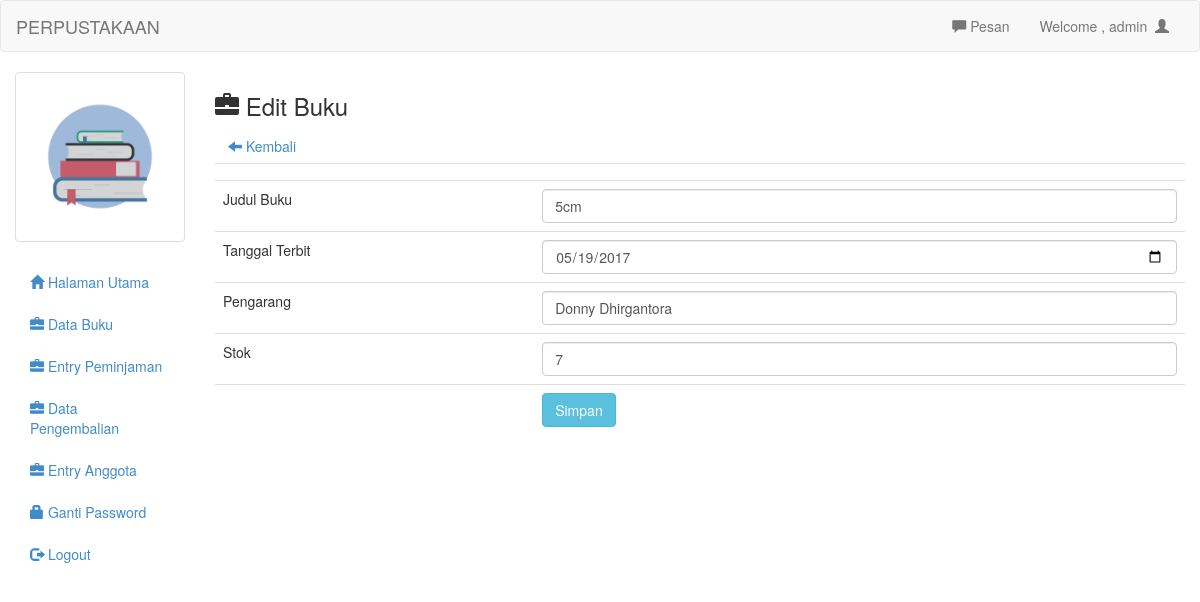
Page /admin/edit.php?kode_buku=1 (signed in) on the committed database.
### tables this page shows
CREATE TABLE `tb_buku` (
  `kode_buku` int(15) NOT NULL,
  `judul_buku` varchar(50) NOT NULL,
  `tanggal_terbit` varchar(50) NOT NULL,
  `pengarang` varchar(30) NOT NULL,
  `stok` int(11) NOT NULL
);

### admin/edit.php (the view, shortened to what this page needs)
<?php
include 'header.php';
?>
<h3><span class="glyphicon glyphicon-briefcase"></span>  Edit Buku</h3>
<a class="btn" href="barang.php"><span class="glyphicon glyphicon-arrow-left"></span>  Kembali</a>
<?php
$kode_buku=mysql_real_escape_string($_GET['kode_buku']);
$det=mysql_query("select * from tb_buku where kode_buku='$kode_buku'")or die(mysql_error());
while($d=mysql_fetch_array($det)){
?>
	<form action="update.php" method="post">
		<table class="table">
			<tr>
				<td></td>
				<td><input type="hidden" name="kode_buku" value="<?php echo $d['kode_buku'] ?>"></td>
			</tr>
			<tr>
				<td>Judul Buku</td>
				<td><input type="text" class="form-control" name="judul_buku" value="<?php echo $d['judul_buku'] ?>"></td>
			</tr>
			<tr>
				<td>Tanggal Terbit</td>
				<td><input type="date" class="form-control" name="tanggal_terbit" value="<?php echo $d['tanggal_terbit'] ?>"></td>
			</tr>
			<tr>
				<td>Pengarang</td>
				<td><input type="text" class="form-control" name="pengarang" value="<?php echo $d['pengarang'] ?>"></td>
			</tr>
			<tr>
				<td>Stok</td>
				<td><input type="text" class="form-control" name="stok" value="<?php echo $d['stok'] ?>"></td>
			</tr>
				<td></td>
				<td><input type="submit" class="btn btn-info" value="Simpan"></td>
		</table>
	</form>
	<?php
}
?>
<?php include 'footer.php'; ?>

### admin/header.php (shortened to what this page needs)
<!DOCTYPE html>
<html>
<head>
	<link rel="stylesheet" type="text/css" href="../assets/css/bootstrap.css">
	<link rel="stylesheet" type="text/css" href="../assets/js/jquery-ui/jquery-ui.css">
</head>
<body>
	<div class="navbar navbar-default">
		<div class="container-fluid">
			<div class="navbar-header">
				<a href="index.php" class="navbar-brand">PERPUSTAKAAN</a>
			</div>
			<div class="collapse navbar-collapse">
				<ul class="nav navbar-nav navbar-right">
					<li><a id="pesan_sedia" href="#" data-toggle="modal" data-target="#modalpesan"><span class='glyphicon glyphicon-comment'></span> Pesan</a></li>
					<li><a class="dropdown-toggle" data-toggle="dropdown" role="button" href="#">Welcome , <?php echo $_SESSION['uname']  ?>&nbsp&nbsp<span class="glyphicon glyphicon-user"></span></a></li>
				</ul>
			</div>
		</div>
	</div>
	<div class="col-md-2">
		<div class="row">
			<?php
			$use=$_SESSION['uname'];
			$fo=mysql_query("select foto from login where uname='$use'");
			while($f=mysql_fetch_array($fo)){
				?>
				<div class="col-xs-6 col-md-12">
					<a class="thumbnail">
						<img class="img-responsive" src="foto/buku.png">
					</a>
				</div>
				<?php
			}
			?>
		</div>
		<ul class="nav nav-pills nav-stacked">
			<li><a href="index.php"><span class="glyphicon glyphicon-home"></span>  Halaman Utama</a></li>
			<li><a href="buku.php"><span class="glyphicon glyphicon-briefcase"></span>  Data Buku</a></li>
			<li><a href="peminjaman.php"><span class="glyphicon glyphicon-briefcase"></span>  Entry Peminjaman</a></li>
			<li><a href="pengembalian.php"><span class="glyphicon glyphicon-briefcase"></span>  Data Pengembalian</a></li>
			<li><a href="anggota.php"><span class="glyphicon glyphicon-briefcase"></span>  Entry Anggota</a></li>
			<li><a href="ganti_pass.php"><span class="glyphicon glyphicon-lock"></span> Ganti Password</a></li>
			<li><a href="logout.php"><span class="glyphicon glyphicon-log-out"></span>  Logout</a></li>
		</ul>
	</div>
	<div class="col-md-10">

### rows in the picture
tb_buku: judul_buku "5cm", tanggal_terbit "05/19/2017", pengarang "Donny Dhirgantora", stok "7"

### other values in the picture
$_SESSION['uname'] "admin"
